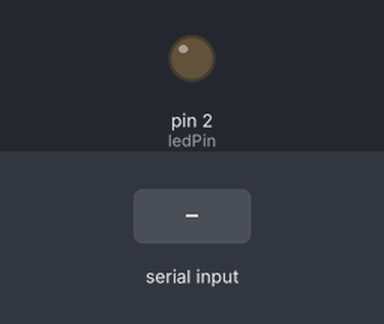
The sketch below on a simulated Arduino Uno, built with avr-gcc and run on an emulated ATmega328P. On the bench: output pins drawn as LEDs (lit = HIGH). The inputs (shaded band) are chosen by the test bench.

Above: at 1.2 s.
1.3 s: "ON" received over Serial
At 2.6 s:
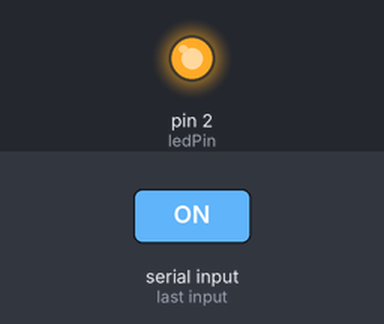
3.8 s: "OFF" received over Serial
At 5.7 s:
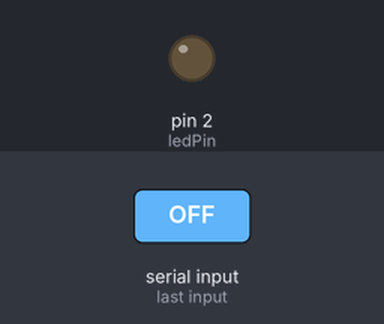
Timing chart, 0 to 7.2 s (numbered marks = the images above; inputs shaded):
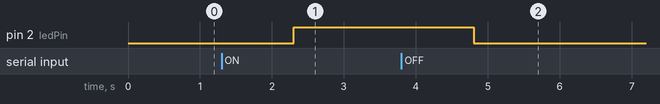

The sketch:

toggle.ino
```cpp
int ledPin = 2;

void setup() {
  pinMode(ledPin, OUTPUT);
  Serial.begin(9600);
}

void loop() {
  if (Serial.available()) {
    String input = Serial.readString();
    input.trim();

    if (input == "ON") {
      digitalWrite(ledPin, HIGH);
    }
    else if (input == "OFF") {
      digitalWrite(ledPin, LOW);
    }
  }
}
```

Measured:
- after the input at 1.3 s, pin 2 (ledPin): LOW → HIGH after 1.0 s
- after the input at 3.8 s, pin 2 (ledPin): HIGH → LOW after 1.0 s
